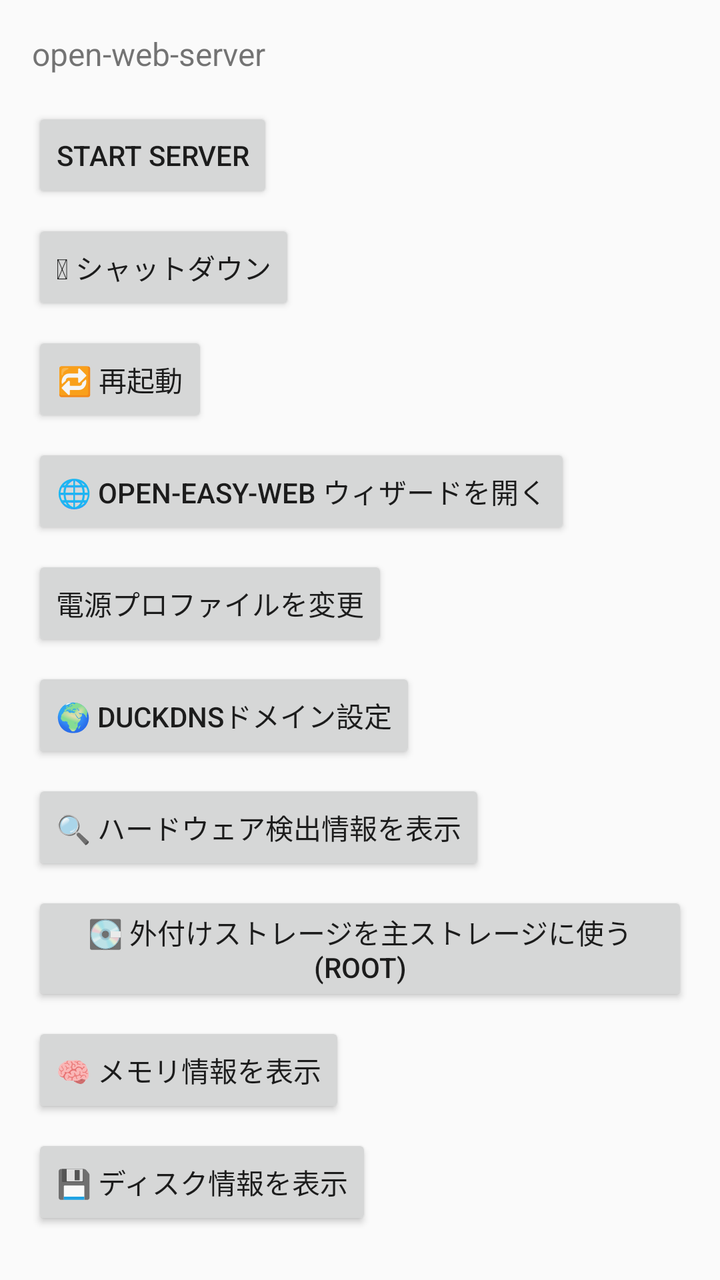
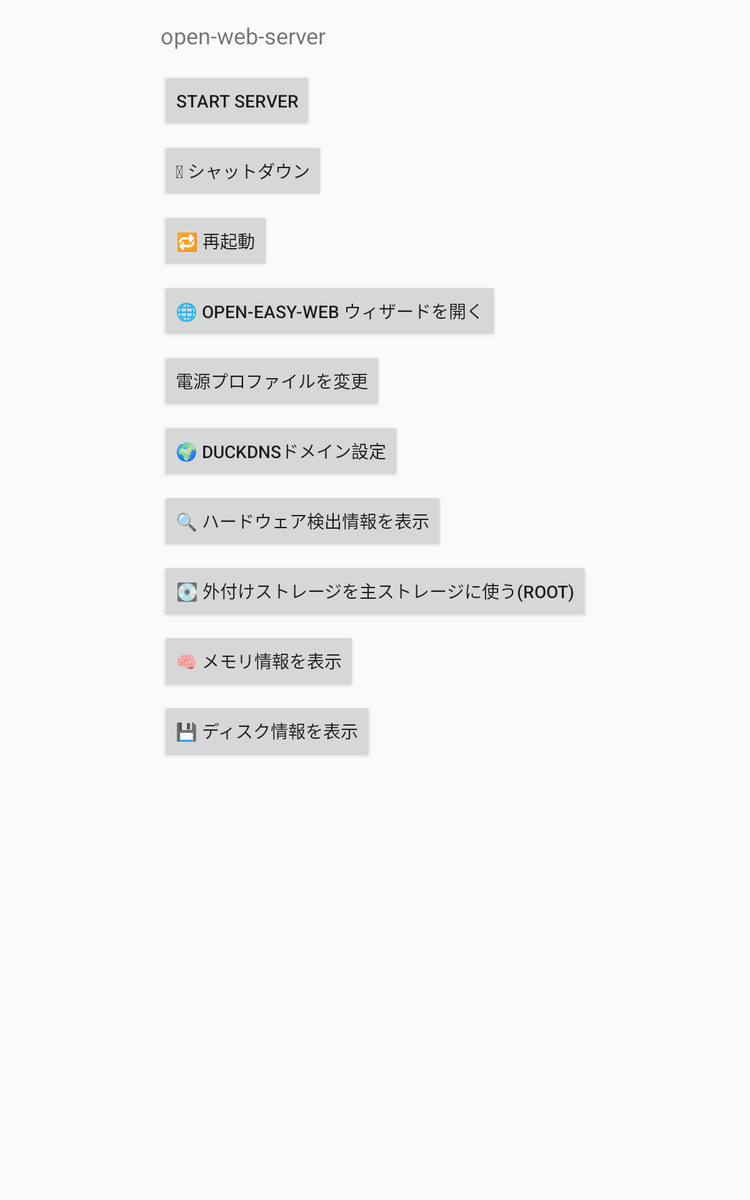

One screen, two layout resources from the same app: the default and the repository's alternative for another configuration. Each is rendered where Android would select it; the XML of both is given below.
<!-- AndroidManifest.xml: application theme Theme.OpenWebServer -->
<!-- res/layout/activity_main.xml -->
<?xml version="1.0" encoding="utf-8"?>
<LinearLayout xmlns:android="http://schemas.android.com/apk/res/android"
    android:layout_width="match_parent"
    android:layout_height="match_parent"
    android:orientation="vertical"
    android:padding="16dp">

    <TextView
        android:id="@+id/statusText"
        android:layout_width="match_parent"
        android:layout_height="wrap_content"
        android:text="@string/app_name"
        android:textSize="16sp" />

    <Button
        android:id="@+id/startButton"
        android:layout_width="wrap_content"
        android:layout_height="wrap_content"
        android:layout_marginTop="16dp"
        android:text="Start server" />

    <Button
        android:id="@+id/shutdownButton"
        android:layout_width="wrap_content"
        android:layout_height="wrap_content"
        android:layout_marginTop="8dp"
        android:text="@string/shutdown_button" />

    <Button
        android:id="@+id/restartButton"
        android:layout_width="wrap_content"
        android:layout_height="wrap_content"
        android:layout_marginTop="8dp"
        android:text="@string/restart_button" />

    
    <Button
        android:id="@+id/openEasyWebButton"
        android:layout_width="wrap_content"
        android:layout_height="wrap_content"
        android:layout_marginTop="8dp"
        android:text="@string/open_easy_web_button" />

    <Button
        android:id="@+id/changeProfileButton"
        android:layout_width="wrap_content"
        android:layout_height="wrap_content"
        android:layout_marginTop="8dp"
        android:text="@string/change_profile_button" />

    
    <Button
        android:id="@+id/ddnsSetupButton"
        android:layout_width="wrap_content"
        android:layout_height="wrap_content"
        android:layout_marginTop="8dp"
        android:text="@string/ddns_setup_button" />

    
    <Button
        android:id="@+id/hardwareInfoButton"
        android:layout_width="wrap_content"
        android:layout_height="wrap_content"
        android:layout_marginTop="8dp"
        android:text="@string/hardware_info_button" />

    
    <Button
        android:id="@+id/externalStorageButton"
        android:layout_width="wrap_content"
        android:layout_height="wrap_content"
        android:layout_marginTop="8dp"
        android:text="@string/external_storage_button" />

    
    <Button
        android:id="@+id/btnMemoryInfo"
        android:layout_width="wrap_content"
        android:layout_height="wrap_content"
        android:layout_marginTop="8dp"
        android:text="@string/memory_info_button" />

    <Button
        android:id="@+id/btnDiskInfo"
        android:layout_width="wrap_content"
        android:layout_height="wrap_content"
        android:layout_marginTop="8dp"
        android:text="@string/disk_info_button" />

    <ScrollView
        android:layout_width="match_parent"
        android:layout_height="0dp"
        android:layout_weight="1"
        android:layout_marginTop="16dp">

        <TextView
            android:id="@+id/logText"
            android:layout_width="match_parent"
            android:layout_height="wrap_content"
            android:fontFamily="monospace"
            android:textIsSelectable="true"
            android:textSize="11sp" />
    </ScrollView>

</LinearLayout>
<!-- resources referenced by this layout -->
<resources>
  <string name="app_name">open-web-server</string>
  <string name="change_profile_button">電源プロファイルを変更</string>
  <string name="ddns_setup_button">🌍 DuckDNSドメイン設定</string>
  <string name="disk_info_button">💾 ディスク情報を表示</string>
  <string name="external_storage_button">💽 外付けストレージを主ストレージに使う(root)</string>
  <string name="hardware_info_button">🔍 ハードウェア検出情報を表示</string>
  <string name="memory_info_button">🧠 メモリ情報を表示</string>
  <string name="open_easy_web_button">🌐 open-easy-web ウィザードを開く</string>
  <string name="restart_button">🔁 再起動</string>
  <string name="shutdown_button">⏻ シャットダウン</string>
  <style name="Theme.OpenWebServer" parent="Theme.AppCompat.DayNight.NoActionBar" />
</resources>
<!-- res/layout-sw600dp/activity_main.xml (the repository's variant of the layout above) -->
<!-- drawn on a 7-inch tablet held upright -->
<?xml version="1.0" encoding="utf-8"?>
<FrameLayout xmlns:android="http://schemas.android.com/apk/res/android"
    android:layout_width="match_parent"
    android:layout_height="match_parent">

    <LinearLayout
        android:layout_width="wrap_content"
        android:layout_height="match_parent"
        android:layout_gravity="center_horizontal"
        android:layout_marginStart="48dp"
        android:layout_marginEnd="48dp"
        android:maxWidth="720dp"
        android:orientation="vertical"
        android:padding="16dp">

        <TextView
            android:id="@+id/statusText"
            android:layout_width="match_parent"
            android:layout_height="wrap_content"
            android:text="@string/app_name"
            android:textSize="18sp" />

        <Button
            android:id="@+id/startButton"
            android:layout_width="wrap_content"
            android:layout_height="wrap_content"
            android:layout_marginTop="16dp"
            android:text="Start server" />

        <Button
            android:id="@+id/shutdownButton"
            android:layout_width="wrap_content"
            android:layout_height="wrap_content"
            android:layout_marginTop="8dp"
            android:text="@string/shutdown_button" />

        <Button
            android:id="@+id/restartButton"
            android:layout_width="wrap_content"
            android:layout_height="wrap_content"
            android:layout_marginTop="8dp"
            android:text="@string/restart_button" />

        <Button
            android:id="@+id/openEasyWebButton"
            android:layout_width="wrap_content"
            android:layout_height="wrap_content"
            android:layout_marginTop="8dp"
            android:text="@string/open_easy_web_button" />

        <Button
            android:id="@+id/changeProfileButton"
            android:layout_width="wrap_content"
            android:layout_height="wrap_content"
            android:layout_marginTop="8dp"
            android:text="@string/change_profile_button" />

        <Button
            android:id="@+id/ddnsSetupButton"
            android:layout_width="wrap_content"
            android:layout_height="wrap_content"
            android:layout_marginTop="8dp"
            android:text="@string/ddns_setup_button" />

        <Button
            android:id="@+id/hardwareInfoButton"
            android:layout_width="wrap_content"
            android:layout_height="wrap_content"
            android:layout_marginTop="8dp"
            android:text="@string/hardware_info_button" />

        <Button
            android:id="@+id/externalStorageButton"
            android:layout_width="wrap_content"
            android:layout_height="wrap_content"
            android:layout_marginTop="8dp"
            android:text="@string/external_storage_button" />

        <Button
            android:id="@+id/btnMemoryInfo"
            android:layout_width="wrap_content"
            android:layout_height="wrap_content"
            android:layout_marginTop="8dp"
            android:text="@string/memory_info_button" />

        <Button
            android:id="@+id/btnDiskInfo"
            android:layout_width="wrap_content"
            android:layout_height="wrap_content"
            android:layout_marginTop="8dp"
            android:text="@string/disk_info_button" />

        <ScrollView
            android:layout_width="match_parent"
            android:layout_height="0dp"
            android:layout_weight="1"
            android:layout_marginTop="16dp">

            <TextView
                android:id="@+id/logText"
                android:layout_width="match_parent"
                android:layout_height="wrap_content"
                android:fontFamily="monospace"
                android:textIsSelectable="true"
                android:textSize="12sp" />
        </ScrollView>

    </LinearLayout>
</FrameLayout>
